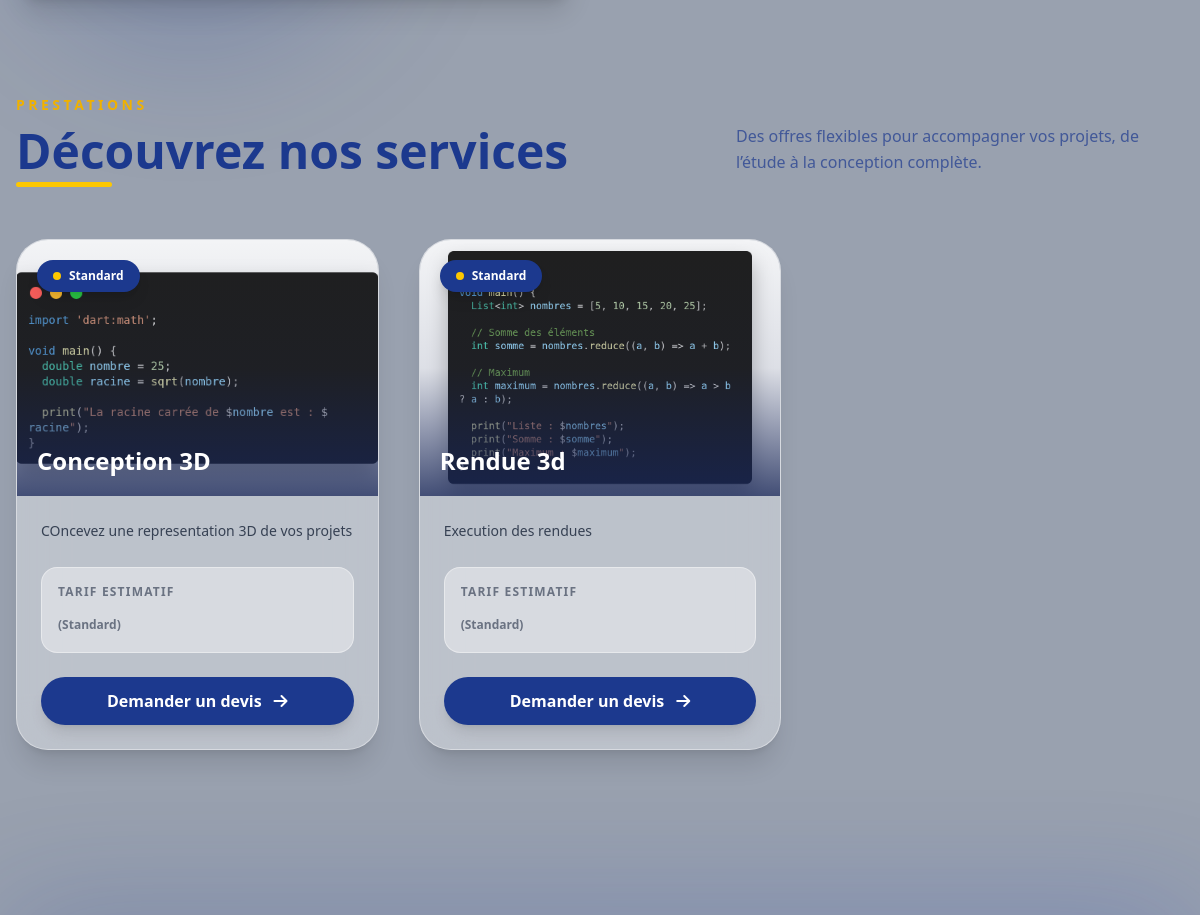
The page /services/ (middle part) on the database as committed earlier.
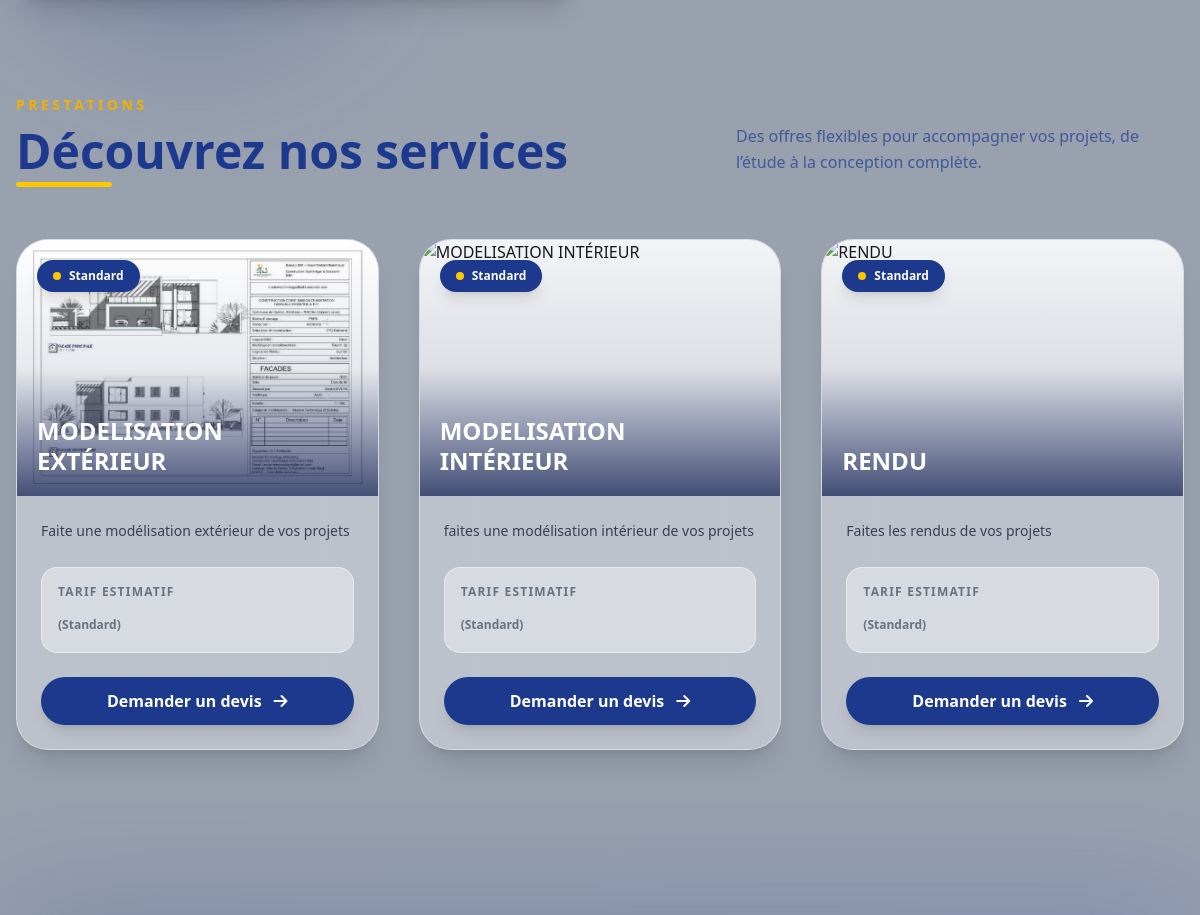
The same page on the database as committed later.
### Services/models.py (models this page shows, shortened)
class Service(models.Model):
    nom = models.CharField(max_length=100)
    description = models.TextField(max_length=500)
    pricing = models.TextField(max_length=500)

### Services/views.py (the view)
# urls.py: path("",services,name="services")
def services(request):
    data = Service.objects.all()
    return render(request, 'Services/services.html', {
        "services": data
    })

### templates/Services/services.html (shortened to what this page needs)
{% extends "base.html" %}
{% load static %}
{% block services %}
<div class="relative overflow-hidden">
<section class="relative max-w-7xl mx-auto px-4 py-24">
</section>
<section class="relative max-w-7xl mx-auto px-4 pb-28">
    <div class="mb-16 flex flex-col md:flex-row md:items-end md:justify-between gap-8">
        <div>
            <p class="mb-3 text-sm font-bold uppercase tracking-[0.25em] text-yellow-500">
                Prestations
            </p>
            <h2 class="relative inline-block text-4xl md:text-5xl font-black text-blue-900">
                Découvrez nos services
                <span class="absolute -bottom-3 left-0 w-24 h-[5px] bg-yellow-400 rounded-full"></span>
            </h2>
        </div>
        <p class="max-w-md text-blue-900/70 leading-relaxed">
            Des offres flexibles pour accompagner vos projets, de l’étude à la conception complète.
        </p>
    </div>
    <div class="grid grid-cols-1 sm:grid-cols-2 lg:grid-cols-3 gap-10">
        {% for service in services %}
        <article class="group relative overflow-hidden rounded-[2rem]
                       bg-white/35 backdrop-blur-xl border border-white/40
                       shadow-xl hover:shadow-2xl hover:-translate-y-2
                       transition-all duration-500">
            <div class="relative h-64 overflow-hidden">
                <div class="service-carousel relative h-full overflow-hidden bg-gray-100">
                    {% for image in service.images.all %}
                    <div class="service-slide {% if forloop.first %}active{% endif %}">
                    </div>
                    {% empty %}
                    <div class="h-full flex items-center justify-center bg-yellow-400/70 text-blue-900 font-bold">
                        Aucune image disponible
                    </div>
                    {% endfor %}
                </div>
                <div class="absolute inset-0 bg-gradient-to-t from-blue-950/80 via-blue-950/10 to-transparent"></div>
                <div class="absolute top-5 left-5">
                    {% if geo.city == "Goma" %}
                    <span class="inline-flex items-center gap-2 bg-green-500 text-white text-xs px-4 py-2 rounded-full font-black shadow-lg">
                        <span class="w-2 h-2 bg-white rounded-full"></span>
                        Local
                    </span>
                    {% else %}
                    <span class="inline-flex items-center gap-2 bg-blue-900 text-white text-xs px-4 py-2 rounded-full font-black shadow-lg">
                        <span class="w-2 h-2 bg-yellow-400 rounded-full"></span>
                        Standard
                    </span>
                    {% endif %}
                </div>
                <div class="absolute bottom-5 left-5 right-5">
                    <h3 class="text-2xl font-black text-white leading-tight">
                        {{ service.nom }}
                    </h3>
                </div>
            </div>
            <div class="p-6">
                <p class="text-gray-700 text-sm leading-relaxed mb-6">
                    {{ service.description }}
                </p>
                <div class="mb-6 rounded-2xl bg-white/40 border border-white/40 p-4">
                    <p class="text-xs font-bold uppercase tracking-widest text-gray-500 mb-1">
                        Tarif estimatif
                    </p>
                    <div class="text-blue-900 font-black text-2xl">
                        <span class="text-xs font-semibold text-gray-500">(Standard)</span>
                    </div>
                </div>
                <a href="https://wa.me/243812345678?text=Bonjour,%20je%20souhaite%20demander%20le%20devis%20de%{{ service.nom }}%20:%20{{ request.build_absolute_uri }}"
                   class="group/link flex items-center justify-center gap-3
                          rounded-full bg-blue-900 px-5 py-3
                          font-bold text-white
                          shadow-lg transition-all duration-300
                          hover:bg-yellow-400 hover:text-blue-900">
                    Demander un devis
                    <i class="fa-solid fa-arrow-right transition-transform duration-300 group-hover/link:translate-x-1"></i>
                </a>
            </div>
        </article>
        {% empty %}
        <div class="col-span-full rounded-3xl bg-white/30 backdrop-blur-xl border border-white/40 p-12 text-center shadow-xl">
            <p class="text-lg font-semibold text-gray-700">
                Aucun service disponible pour le moment.
            </p>
        </div>
        {% endfor %}
    </div>
</section>
</div>
{% endblock %}

### templates/base.html (shortened to what this page needs)
{% load static tailwind_tags %}
<!DOCTYPE html>
<html lang="fr">
  <head>
    <link
      rel="stylesheet"
      href="https://cdnjs.cloudflare.com/ajax/libs/font-awesome/6.6.0/css/all.min.css"
    >
    <link href="https://unpkg.com/aos@2.3.4/dist/aos.css" rel="stylesheet">
    {% tailwind_css %}
  </head>
  <body class="relative bg-gray-400">
    <main>
      {% block services %}
      {% endblock services %}
    </main>
  </body>
</html>

### templates/Services/services.html (style rules this page uses)
.service-slide { position: absolute; inset: 0; opacity: 0; transition: opacity 0.8s ease-in-out; }
.service-slide.active { opacity: 1; }

Rows that differ between the two databases and show on the page:
removed Service: nom "Conception 3D", description "COncevez une representation 3D de vos projets"
removed Service: nom "Rendue 3d", description "Execution des rendues"
added Service: nom "MODELISATION EXTÉRIEUR", description "Faite une modélisation extérieur de vos projets"
added Service: nom "MODELISATION INTÉRIEUR", description "faites une modélisation intérieur de vos projets"
added Service: nom "RENDU", description "Faites les rendus de vos projets"
